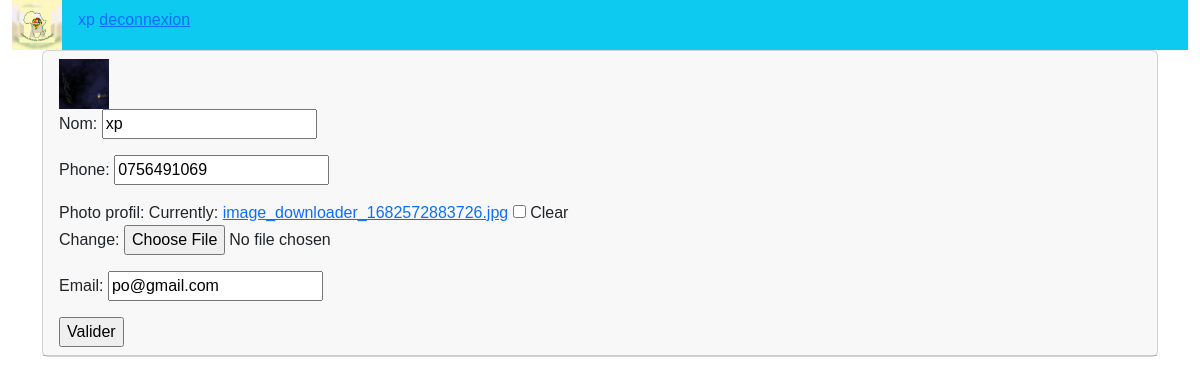
The app's page /account/ (signed in) with its own data.
### accounts/models.py (models this page shows, shortened)
class Client(models.Model):
    user = models.OneToOneField(User, null=True, on_delete=models.CASCADE)
    nom = models.CharField(max_length=200, null=True)
    phone = models.CharField(max_length=200, null=True)
    photo_profil = models.ImageField(null=True, blank=True)
    email = models.EmailField(max_length=254, null=True)
    date = models.DateTimeField(auto_now_add=True, null=True)

### accounts/views.py (the view)
# urls.py: path("account/", views.accountsettings, name="accountsettings"),
@login_required(login_url="loginpage")
def accountsettings(request):
    form = ClientForm(instance=request.user.client)
    if request.method == "POST":
        form = ClientForm(request.POST, request.FILES, instance=request.user.client)
        if form.is_valid():
            form.save()
    return render(request, "accounts/accountsettings.html", {"form": form})

### accounts/forms.py
class ClientForm(ModelForm):
    class Meta:
        model = Client
        fields = ["nom", "phone", "photo_profil", "email"]

### accounts/templates/accounts/accountsettings.html (shortened to what this page needs)
{% extends 'accounts/main.html' %}
{% block content %}
<div class="container">
    <div class="row">
        <div class="col">
            <div class="card">
                <div class="card-header">
                    <div class="col-md-9">
                        <span><img height="50px" width="50px" src="{{request.user.client.photo_profil.url}}" alt="" srcset=""></span>
                    </div>
                    <form action="" method="POST" enctype="multipart/form-data">
                        {{form.as_p}}
                        <input type="submit" value="Valider">
                    </form>
                </div>
    </div>
</div>
{% endblock %}

### accounts/templates/accounts/entete.html (shortened to what this page needs)
{% load bootstrap5 %}
{% bootstrap_css %}
{% load static %}
<div class="container-fluid">
    <ul class="nav bg-info">
        <li class="nav-item">
            <img src="{% static 'images/iai.jpg' %}" width="50" height="50" alt="">
        </li>
        <span class="nav-link ml-3">{{request.user}}
            <a href="{% url 'deconnexion' %}"> deconnexion</a>
        </span>
        <div class="col-md-9">
        </div>
    </ul>
</div>

### accounts/static/css/main.css (style rules this page uses)
div { font-weight: 200; font-family: 'Franklin Gothic Medium', 'Arial Narrow', Arial, sans-serif; }

### records on screen
Client: nom "xp", phone "0756491069", email "po@gmail.com"

### other values on screen
{{ request.user }} "xp"
